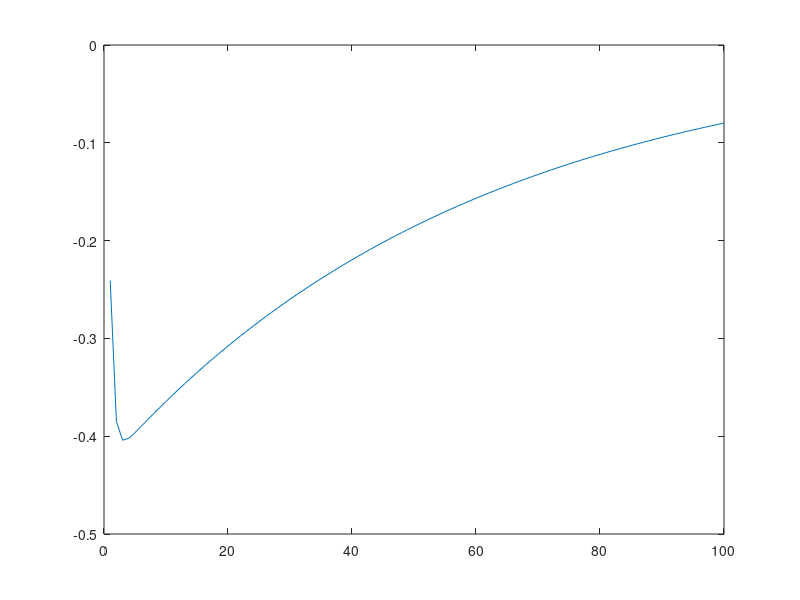
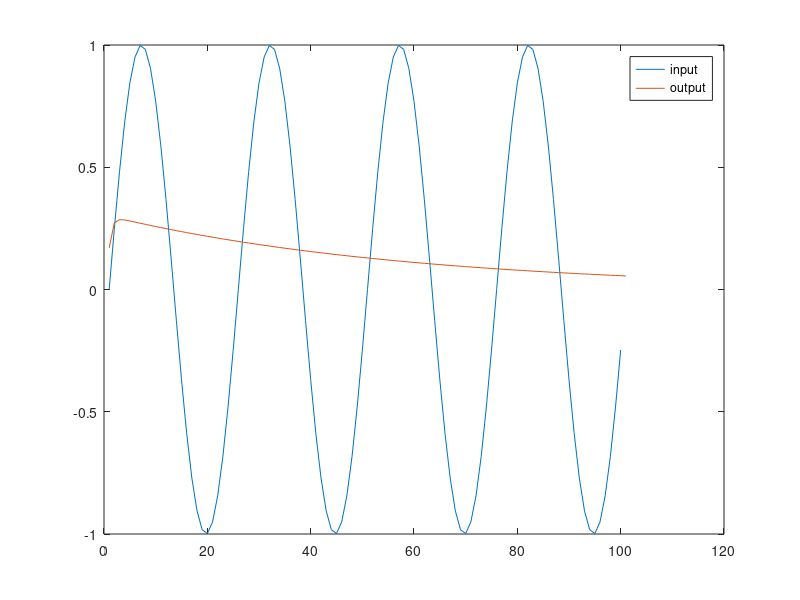

Reproduce these figures in MATLAB, in order.
clear all;
close all;

Fs = 10000;
Fc_tx = 400;
N = 100;

NCO(1)  = sqrt(pi)*randn;
Vi = 0;

%% To fine tune
Kp = 0.6;
Ki = 0.01;

f_offset = 0.02;     % Absolute freq error (in Hz)
delta_phi_in = 2*pi*(Fc_tx + f_offset);
phase_tx = 0;
pn_var      = 1e-9;
phase_noise  = sqrt(pn_var)*randn(N, 1);
phase = phase_tx + phase_noise;


Tx_I_BB = zeros(1, N);
dt = 1/Fs; 
t = 0 : dt : (length(Tx_I_BB) - 1) * dt;
in       = t.' * delta_phi_in + phase;
s_in         = exp(1j * in);


Tx_I = 1 .* (sqrt(2)*cos(2*pi*Fc_tx*t+phase));
Tx_Q = 1 .* (sqrt(2)*sin(2*pi*Fc_tx*t+phase));
Tx = Tx_I - Tx_Q;
s_in = Tx;

for k = 1 : N
  
  % Phase error detector
##  e = sin(in(k) - NCO(k)); % phase error between input and nco
##  err(k) = e;
  s_loop(k) = exp(1j*NCO(k));
  dds_mult(k) = s_in(k) * conj(s_loop(k));
  err(k) = imag(dds_mult(k));
  
  % Loop filter
  Vp = Kp * err(k);
  Vi = Vi + Ki * err(k);
  V(k) = Vp + Vi;
  
  % Numerically Controlled Oscillator
  NCO(k+1) = NCO(k) + 2*pi*Fc_tx/Fs + V(k);
  
endfor

figure(1)
plot(err);

figure(2)
plot(sin(in));
hold on
plot(sin(NCO));
legend("input", "output");
